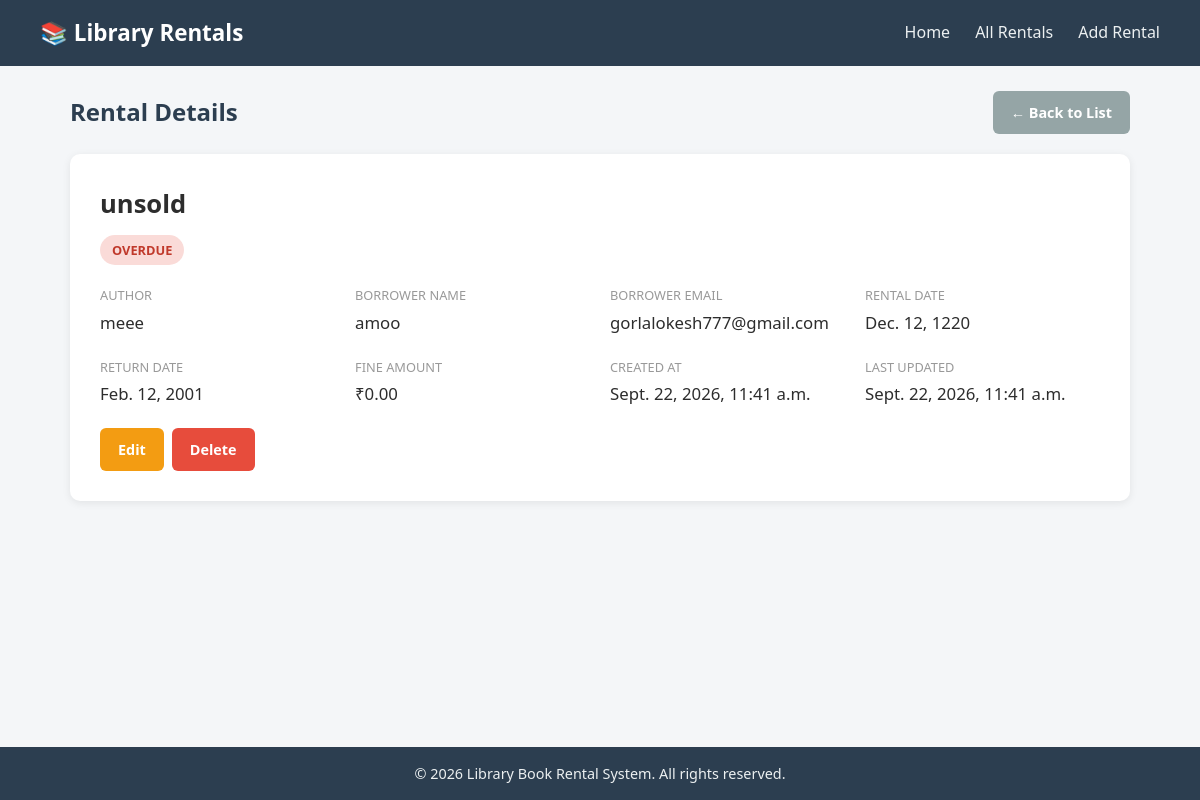
/rentals/2/, run on the app's committed database.
### rentals/models.py (models this page shows, shortened)
class BookRental(models.Model):
    STATUS_CHOICES = [
        ('Borrowed', 'Borrowed'),
        ('Returned', 'Returned'),
        ('Overdue', 'Overdue'),
        ('Lost', 'Lost'),
    ]
    book_title = models.CharField(max_length=200)
    author_name = models.CharField(max_length=150)
    borrower_name = models.CharField(max_length=150)
    borrower_email = models.EmailField()
    rental_date = models.DateField()
    return_date = models.DateField()
    status = models.CharField(max_length=20, choices=STATUS_CHOICES, default='Borrowed')
    fine_amount = models.DecimalField(max_digits=8, decimal_places=2, default=0.00)
    created_at = models.DateTimeField(auto_now_add=True)
    updated_at = models.DateTimeField(auto_now=True)
    class Meta:
        ordering = ['-created_at']

### rentals/views.py (the view)
# urls.py: path('rentals/<int:pk>/', views.rental_detail, name='rental_detail'),
def rental_detail(request, pk):
    rental = get_object_or_404(BookRental, pk=pk)
    return render(request, 'rentals/rental_detail.html', {'rental': rental})

### templates/rentals/rental_detail.html (shortened to what this page needs)
{% extends "base.html" %}
{% block content %}
<div class="page-header">
    <h2>Rental Details</h2>
    <a href="{% url 'rental_list' %}" class="btn btn-secondary">← Back to List</a>
</div>
<div class="detail-card">
    <h3>{{ rental.book_title }}</h3>
    <span class="status-label status-{{ rental.status|lower }}">{{ rental.status }}</span>
    <div class="detail-grid">
        <div class="detail-item">
            <label>Author</label>
            <p>{{ rental.author_name }}</p>
        </div>
        <div class="detail-item">
            <label>Borrower Name</label>
            <p>{{ rental.borrower_name }}</p>
        </div>
        <div class="detail-item">
            <label>Borrower Email</label>
            <p>{{ rental.borrower_email }}</p>
        </div>
        <div class="detail-item">
            <label>Rental Date</label>
            <p>{{ rental.rental_date }}</p>
        </div>
        <div class="detail-item">
            <label>Return Date</label>
            <p>{{ rental.return_date }}</p>
        </div>
        <div class="detail-item">
            <label>Fine Amount</label>
            <p>₹{{ rental.fine_amount }}</p>
        </div>
        <div class="detail-item">
            <label>Created At</label>
            <p>{{ rental.created_at }}</p>
        </div>
        <div class="detail-item">
            <label>Last Updated</label>
            <p>{{ rental.updated_at }}</p>
        </div>
    </div>
    <div class="actions" style="margin-top: 20px;">
        <a href="{% url 'rental_edit' rental.pk %}" class="btn btn-edit">Edit</a>
        <a href="{% url 'rental_delete' rental.pk %}" class="btn btn-delete">Delete</a>
    </div>
</div>
{% endblock %}

### static/css/style.css (style rules this page uses)
* { margin: 0; padding: 0; box-sizing: border-box; }
body { font-family: 'Segoe UI', Arial, sans-serif; background-color: #f4f6f8; color: #2d2d2d; line-height: 1.6; min-height: 100vh; display: flex; flex-direction: column; }
.detail-card { background: #fff; border-radius: 10px; padding: 30px; box-shadow: 0 2px 8px rgba(0, 0, 0, 0.08); }
.detail-card h3 { font-size: 1.6rem; margin-bottom: 10px; }
.detail-grid { display: grid; grid-template-columns: repeat(auto-fit, minmax(220px, 1fr)); gap: 20px; margin-top: 20px; }
.detail-item label { display: block; font-size: 0.8rem; text-transform: uppercase; color: #999; margin-bottom: 4px; }
.detail-item p { font-size: 1.05rem; color: #2d2d2d; }
.page-header { display: flex; justify-content: space-between; align-items: center; margin-bottom: 20px; flex-wrap: wrap; gap: 10px; }
.page-header h2 { color: #2c3e50; }
.actions { display: flex; gap: 8px; flex-wrap: wrap; }
.status-label { padding: 5px 12px; border-radius: 20px; font-size: 0.8rem; font-weight: 600; text-transform: uppercase; display: inline-block; }
.status-overdue { background-color: #fadbd8; color: #c0392b; }
.btn { display: inline-block; padding: 10px 18px; border-radius: 6px; text-decoration: none; font-weight: 600; font-size: 0.9rem; border: none; cursor: pointer; transition: opacity 0.2s, transform 0.1s; }
.btn-secondary { background-color: #95a5a6; color: #fff; }
.btn-edit { background-color: #f39c12; color: #fff; }
.btn-delete { background-color: #e74c3c; color: #fff; }

### data on the page
BookRental: book_title "unsold", status "OVERDUE", author_name "meee", borrower_name "amoo", borrower_email "gorlalokesh777@gmail.com", rental_date "Dec. 12, 1220", return_date "Feb. 12, 2001", fine_amount "0.00", created_at "Sept. 22, 2026, 11:41 a.m.", updated_at "Sept. 22, 2026, 11:41 a.m."
